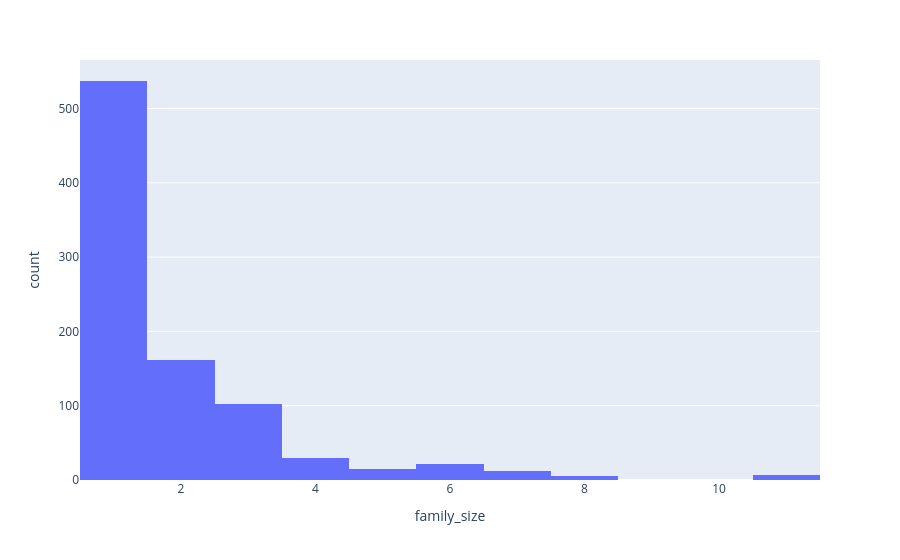

Notebook code for this chart:
### Markdown cell above
### 1. Family size
Draw a histogram of `family_size`, one bar per size. Hover the bars: which size is the most common, and how many passengers have it?

### Code cell
# ✏️ Your code here
px.histogram(df, x = 'family_size')

### Figure 1 — Plotly figure (JSON) as saved in the notebook; plotly's stock layout.template omitted (floating-point values rounded to 4 significant figures; data arrays with more than 128 entries replaced by an {"elided": "..."} marker saying what was removed)
{"data": [{"bingroup": "x", "hovertemplate": "family_size=%{x}<br>count=%{y}<extra></extra>", "legendgroup": "", "marker": {"color": "#636efa", "pattern": {"shape": ""}}, "name": "", "orientation": "v", "showlegend": false, "type": "histogram", "x": {"elided": "891 int values"}, "xaxis": "x", "yaxis": "y"}], "layout": {"barmode": "relative", "legend": {"tracegroupgap": 0}, "margin": {"t": 60}, "xaxis": {"anchor": "y", "domain": [0, 1], "title": {"text": "family_size"}}, "yaxis": {"anchor": "x", "domain": [0, 1], "title": {"text": "count"}}}}
